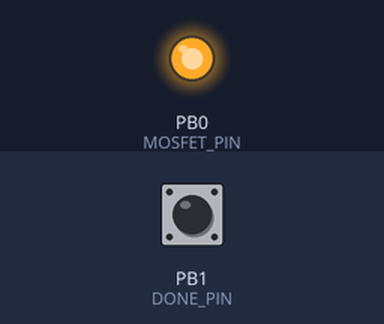
Recording of a sketch running on a simulated ATtiny85, built with avr-gcc and run on an emulated ATtiny85. Parts: output pins drawn as LEDs (lit = HIGH). Inputs (shaded band) come from the test bench; at power-on: PB1 (DONE_PIN) HIGH. Sleep ends after the set time or at an interrupt.

Above: at 1.2 s.
1.3 s: PB1 (DONE_PIN) pulled LOW for 0.15 s
At 2.7 s:
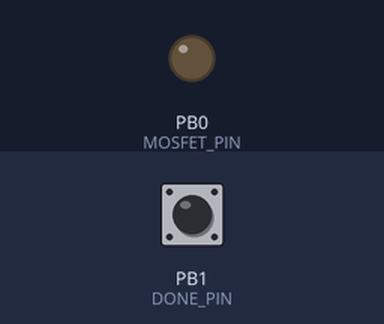
Timing chart, 0 to 4.3 s (numbered marks = the images above; inputs shaded):
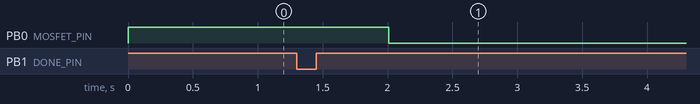

The sketch:

attiny85_timer.ino
```cpp
#include <avr/sleep.h>
#include <avr/power.h>
#include <avr/wdt.h>


#define MOSFET_PIN PB0
#define DONE_PIN PB1

#define DEVICE_ON 1
#define DEVICE_OFF 0

#define SLEEP_TIME_SECONDS 60*60*3
#define MAX_ACTIVE_TIMEOUT_SECONDS 60*5
#define PROGRAMMED_SLEEP_TIME 8

volatile bool wdt_flag = false;
volatile bool done_flag = false;


// Прерывание WDT (Когда WDT таймер досчитывает до установленного времени)
// Настройка WDT на 8 секунд → Спим → WDT считает → Через 8 сек → WDT_vect → Просыпаемся
ISR(WDT_vect) {
  wdt_flag = true;
}


// по низкому уровню прерывание
// Прерывание по DONE (Pin Change на PB1)
// Срабатывает при изменении состояния пина (LOW→HIGH или HIGH→LOW):
// Когда меняется состояние любого из пинов PB0-PB5
ISR(PCINT0_vect) {
  if (digitalRead(DONE_PIN) == LOW) {
    done_flag = true;
  }
}


// Настройка WDT таймера
void setupWDT() {
  // отключаем WDT: функция сбрасывает (перезапускает) watchdog таймер. Если этого не сделать, WDT досчитает до конца и перезагрузит МК.
  wdt_reset();
  MCUSR &= ~(1 << WDRF);

  // Разрешаем изменение настроек WDT
  WDTCR |= (1 << WDCE) | (1 << WDE);

  // 8 секунд (это самое большое что можно позволить без кварца и внешних датчиков времени в таком режиме сна)
  WDTCR = (1 << WDIE) | (1 << WDP3) | (1 << WDP0);
}


void configurePinModes() {
  pinMode(MOSFET_PIN, OUTPUT);
  pinMode(DONE_PIN, INPUT_PULLUP);

  // Неиспользуемые пины - INPUT, LOW для минимизации потребления
  // P5 - это ресет пин, обычно не трогается
  pinMode(PB2, INPUT);
  digitalWrite(PB2, LOW);
  pinMode(PB3, INPUT);
  digitalWrite(PB3, LOW);
  pinMode(PB4, INPUT);
  digitalWrite(PB4, LOW);
}


void setupInterrupts() {
  // Настройка прерывания на DONE_PIN (PB1)
  // Включить систему Pin Change прерываний
  GIMSK |= (1 << PCIE);
  // Подключить датчик на PB1 к системе, Когда на PB1 меняется состояние → срабатывает ISR(PCINT0_vect)
  PCMSK |= (1 << PCINT1);
}


// Отключаем всё лишнее для экономии энергии
void disableUnusedHardware() {
  // Отключаем ADC
  ADCSRA = 0;
  // Отключаем аналоговый компаратор
  ACSR |= (1 << ACD);
  // Отключаем цифровые входы
  DIDR0 = 0xFF;
}


void setup() {
  configurePinModes();

  setupInterrupts();

  disableUnusedHardware();

  // set interruption enabled
  sei();
}


// SLEEP_MODE_PWR_DOWN (Самый экономичный)
// Отключает: ВСЕ источники тактирования, включая внутренний RC-генератор
// Остаются:
//      Watchdog Timer (если включён в режиме прерывания)
//      Pin Change Interrupt
//      Внешний Reset
// Потребление: 0.1-1.0 мкА (в идеальных условиях)
// Пробуждение: Только по WDT, Pin Change или внешнему Reset
// Особенность: millis(), delay() и таймеры НЕ работают
void goSleep() {
    wdt_flag = false;

    // SLEEP_MODE_PWR_DOWN (Самый экономичный)
    set_sleep_mode(SLEEP_MODE_PWR_DOWN);
    // устанавливает бит SE (Sleep Enable) в регистре MCUCR (подготовка)
    sleep_enable();
    // МК мгновенно переходит в выбранный режим сна Выполнение кода останавливается на этой строке
    sleep_cpu();
    // Сбрасывает бит SE в регистре MCUCR
    // Зачем вызывать, если он вызывается автоматически? Для чистоты кода и на случай, если пробуждение произошло не по прерыванию.
    // ПРОСЫПАЕМСЯ здесь (через 8 секунд, задано командой setupWDT)
    sleep_disable();

    // Проверяем флаг (должен быть true)
    if (!wdt_flag) {
      // Что-то пошло не так - WDT не сработал
      // TODO: как это обработать?
    }
    // задержка для стабилизации
    _delay_us(10);
}


void deviceGoSleep() {
  setupWDT();

  for(uint16_t i = 0; i < SLEEP_TIME_SECONDS / PROGRAMMED_SLEEP_TIME; i++) {
    goSleep();
  }
}


void waitForDoneOrTimeout() {
  done_flag = false;

  for(uint8_t i = 0; i < MAX_ACTIVE_TIMEOUT_SECONDS; i++) {
    delay(1000);
    if (done_flag) {
      break;
    }
  }
}


void setDeviceMode(uint8_t mode) {
  if (mode) {
    digitalWrite(MOSFET_PIN, HIGH);
  }
  else {
    digitalWrite(MOSFET_PIN, LOW);
  }
}


void loop() {
  setDeviceMode(DEVICE_ON);
  delay(10);

  waitForDoneOrTimeout();

  setDeviceMode(DEVICE_OFF);

  deviceGoSleep();
}
```

Measured:
- after the input at 1.3 s, PB0 (MOSFET_PIN): HIGH → LOW after 0.71 s
